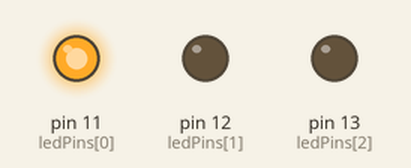
Simulated run of this sketch. Board: Arduino Uno, built with avr-gcc and run on an emulated ATmega328P. Parts: output pins drawn as LEDs (lit = HIGH).

Above: at 0.12 s.
At 0.62 s:
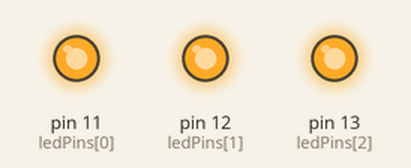
At 0.87 s:
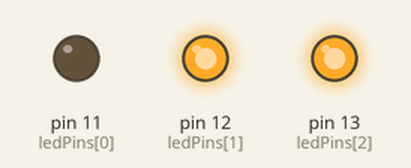
At 1.12 s:
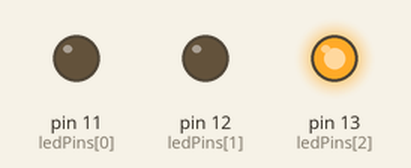
At 1.87 s:
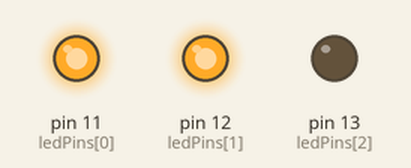
At 2.87 s:
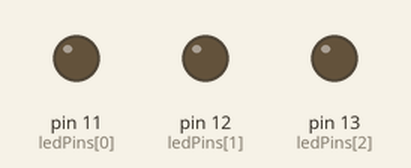
Timing chart, 0 to 3.5 s (numbered marks = the images above):
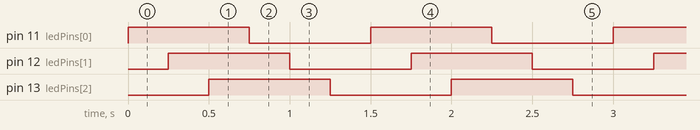

The sketch:

2.s25_blinking_LEDs.ino
```cpp
// Array of LED pins
int ledPins[] = {11,12,13}; // Define pins connected to three LEDs

void setup() {
  // Initialize each LED pin as OUTPUT
  for (int i = 0; i < 3; i++) { // Change 3 to the number of LEDs if more are added
    pinMode(ledPins[i], OUTPUT);
  }


  // Reflection: What does the `pinMode()` function do, and why is it important?
  // Reflection: What would happen if you forgot to call `pinMode()` for one of the pins?


}

void loop() {
  // Call the blink function
  blinkLeds(250); // Pass delay duration (in milliseconds) to the function

  // Reflection: How does changing the delay value affect the blinking pattern?
  // Reflection: Why do we call the `blinkLeds()` function here instead of writing the LED logic directly in `loop()`?


}

// Function to blink LEDs
void blinkLeds(int delayTime) {
  // Turn LEDs ON one by one
  for (int i = 0; i < 3; i++) { // Change 3 to the number of LEDs if more are added
    digitalWrite(ledPins[i], HIGH); // Turn on the LED
    delay(delayTime);              // Wait for the specified duration
  }

  // Turn LEDs OFF one by one
  for (int i = 0; i < 3; i++) { // Change 3 to the number of LEDs if more are added
    digitalWrite(ledPins[i], LOW);  // Turn off the LED
    delay(delayTime);              // Wait for the specified duration
  }

  // Reflection: Why do we use a loop here instead of writing `digitalWrite()` for each LED individually?
  // Reflection: How would you modify this function to blink all LEDs at the same time instead of one by one?


}


/*
Reflection Questions:
1. How does the array `ledPins[]` make the code easier to manage compared to using individual variables for each pin?
2. What would you need to change in the code if you added a fourth LED?
3. What happens if you pass a very small or very large value to the `delay()` function in `blinkLeds()`?
4. Can you explain the role of the `setup()` function versus the `loop()` function in an Arduino program?
5. How could you expand this project to include user interaction, like pressing a button to control the blinking pattern?
6. What challenges might arise if you were working with 20 LEDs instead of 3? How would you manage the code in that case?
*/
```

Measured:
- by itself, pin 11 (ledPins[0]), pin 12 (ledPins[1]), pin 13 (ledPins[2]): alternates HIGH for 0.75 s and LOW for 0.75 s
- by itself, everything shown: repeats every 1.5 s, in 6 steps
